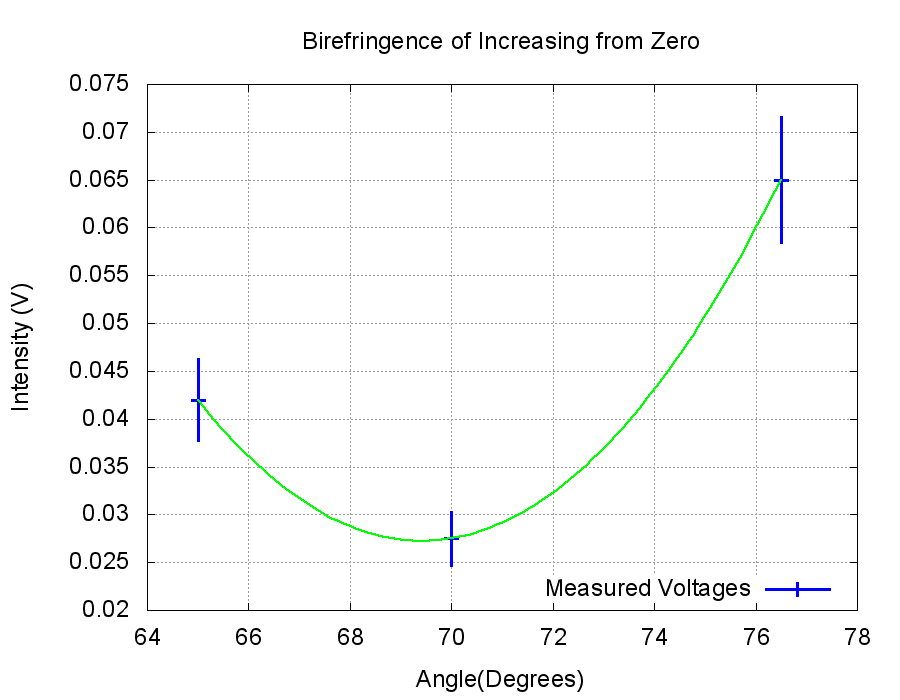

This figure's gnuplot source:
# Gnuplot script file for plotting data
# 
set terminal png nocrop enhanced size 900,700 font 'arial,18'

set out 'bire1.png'

#set size 1,1
#set tics font ", 30"
#set origin 0,0 #origin of plot
set title "Birefringence of Increasing from Zero"
set ylabel "Intensity (V)"
set xlabel "Angle(Degrees)"


#set xr [0:360]
#set yr [0:.15]
#set yr [-500000:8000000]
set autoscale y
set autoscale x
#set logscale x
#set logscale y
set key bottom right
set bar small
set grid

f(x)=a*((x-b)**2)+c
#f(x)=a+b*x+c*x**2
a=1
b=70
fit f(x) 'bire.dat' u 1:2 via a,b,c


plot	"bire.dat" using 1:2:3 title 'Measured Voltages' lc rgb "blue" ps 2 lw 3 pt 1 with yerrorbars,\
	f(x) t '' lw 2 lc rgb 'green'

#=============mini plot=============      
set grid
unset multiplot
